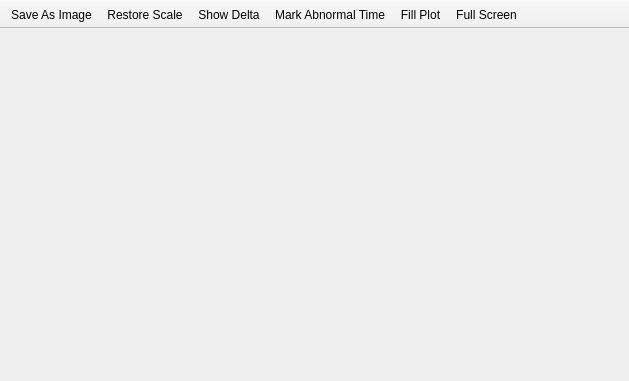
<?xml version="1.0" encoding="UTF-8"?>
<ui version="4.0">
 <class>PlotWindow</class>
 <widget class="QMainWindow" name="PlotWindow">
  <property name="geometry">
   <rect>
    <x>0</x>
    <y>0</y>
    <width>629</width>
    <height>381</height>
   </rect>
  </property>
  <property name="windowTitle">
   <string>Plot Window</string>
  </property>
  <widget class="QWidget" name="centralwidget">
   <layout class="QHBoxLayout" name="horizontalLayout">
    <property name="leftMargin">
     <number>5</number>
    </property>
    <property name="topMargin">
     <number>5</number>
    </property>
    <property name="rightMargin">
     <number>5</number>
    </property>
    <property name="bottomMargin">
     <number>5</number>
    </property>
    <item>
     <widget class="QCustomPlot" name="customPlot" native="true"/>
    </item>
   </layout>
  </widget>
  <widget class="QToolBar" name="toolBar">
   <property name="windowTitle">
    <string>toolBar</string>
   </property>
   <property name="movable">
    <bool>false</bool>
   </property>
   <attribute name="toolBarArea">
    <enum>TopToolBarArea</enum>
   </attribute>
   <attribute name="toolBarBreak">
    <bool>false</bool>
   </attribute>
   <addaction name="actionSaveAsImage"/>
   <addaction name="actionRestoreScale"/>
   <addaction name="actionShowDelta"/>
   <addaction name="actionMarkAbnormalTime"/>
   <addaction name="actionFillPlot"/>
   <addaction name="actionFullScreen"/>
  </widget>
  <action name="actionSaveAsImage">
   <property name="icon">
    <iconset resource="visualintstat.qrc">
     <normaloff>:/resource/image/save.png</normaloff>:/resource/image/save.png</iconset>
   </property>
   <property name="text">
    <string>Save As Image</string>
   </property>
   <property name="toolTip">
    <string>Save As Image</string>
   </property>
   <property name="shortcut">
    <string>Ctrl+S</string>
   </property>
  </action>
  <action name="actionFullScreen">
   <property name="checkable">
    <bool>true</bool>
   </property>
   <property name="icon">
    <iconset resource="visualintstat.qrc">
     <normaloff>:/resource/image/full_screen.png</normaloff>:/resource/image/full_screen.png</iconset>
   </property>
   <property name="text">
    <string>Full Screen</string>
   </property>
   <property name="shortcut">
    <string>F11</string>
   </property>
  </action>
  <action name="actionRestoreScale">
   <property name="icon">
    <iconset resource="visualintstat.qrc">
     <normaloff>:/resource/image/list_view.png</normaloff>:/resource/image/list_view.png</iconset>
   </property>
   <property name="text">
    <string>Restore Scale</string>
   </property>
   <property name="toolTip">
    <string>Restore Scale</string>
   </property>
  </action>
  <action name="actionShowDelta">
   <property name="checkable">
    <bool>true</bool>
   </property>
   <property name="icon">
    <iconset resource="visualintstat.qrc">
     <normaloff>:/resource/image/list_view.png</normaloff>:/resource/image/list_view.png</iconset>
   </property>
   <property name="text">
    <string>Show Delta</string>
   </property>
   <property name="toolTip">
    <string>Show Delta</string>
   </property>
  </action>
  <action name="actionFillPlot">
   <property name="checkable">
    <bool>true</bool>
   </property>
   <property name="icon">
    <iconset resource="visualintstat.qrc">
     <normaloff>:/resource/image/draw_plot.png</normaloff>:/resource/image/draw_plot.png</iconset>
   </property>
   <property name="text">
    <string>Fill Plot</string>
   </property>
  </action>
  <action name="actionMarkAbnormalTime">
   <property name="checkable">
    <bool>true</bool>
   </property>
   <property name="icon">
    <iconset resource="visualintstat.qrc">
     <normaloff>:/resource/image/time_duration.png</normaloff>:/resource/image/time_duration.png</iconset>
   </property>
   <property name="text">
    <string>Mark Abnormal Time</string>
   </property>
  </action>
 </widget>
 <customwidgets>
  <customwidget>
   <class>QCustomPlot</class>
   <extends>QWidget</extends>
   <header>third_party/qcustomplot/qcustomplot.h</header>
   <container>1</container>
  </customwidget>
 </customwidgets>
 <resources>
  <include location="visualintstat.qrc"/>
 </resources>
 <connections/>
</ui>
